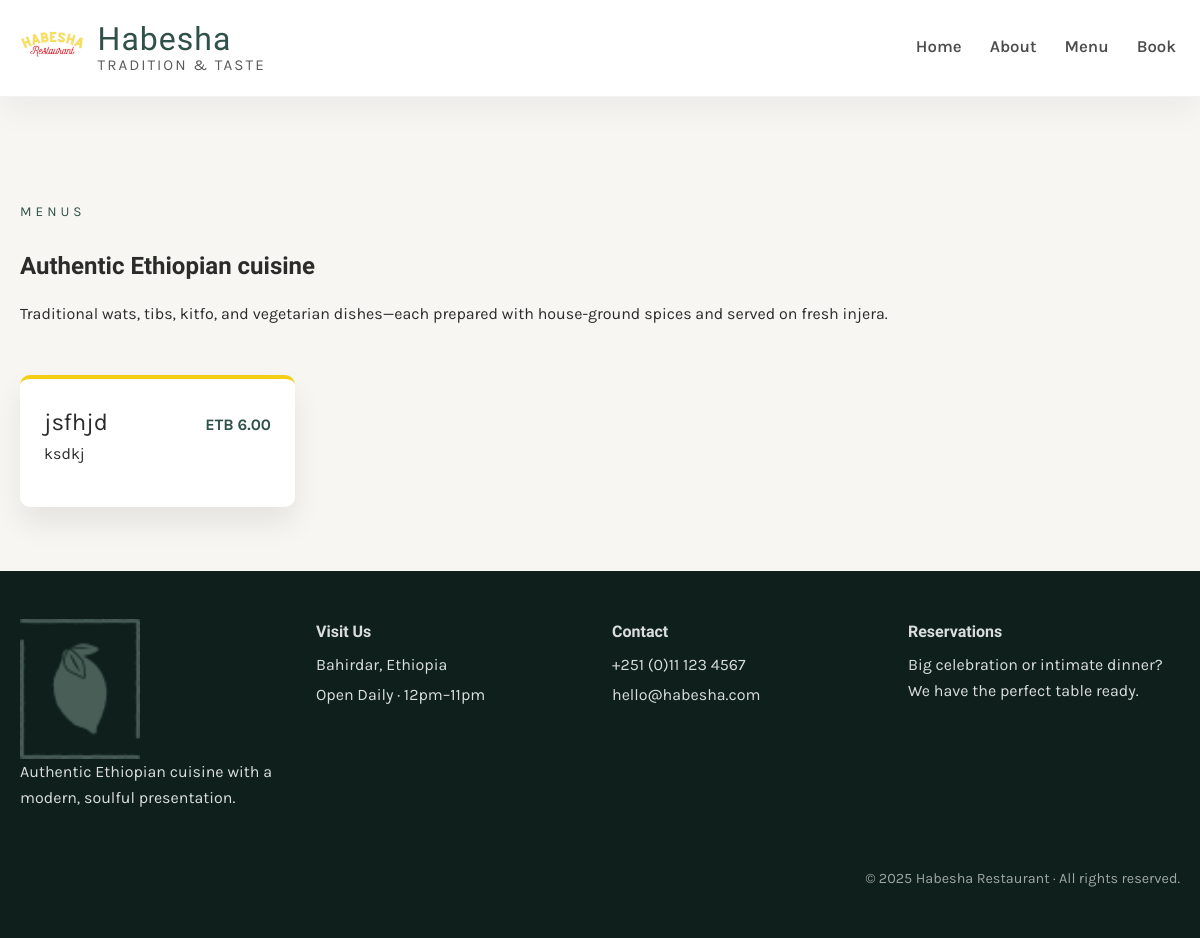
Before: /menu/ with the older database file.
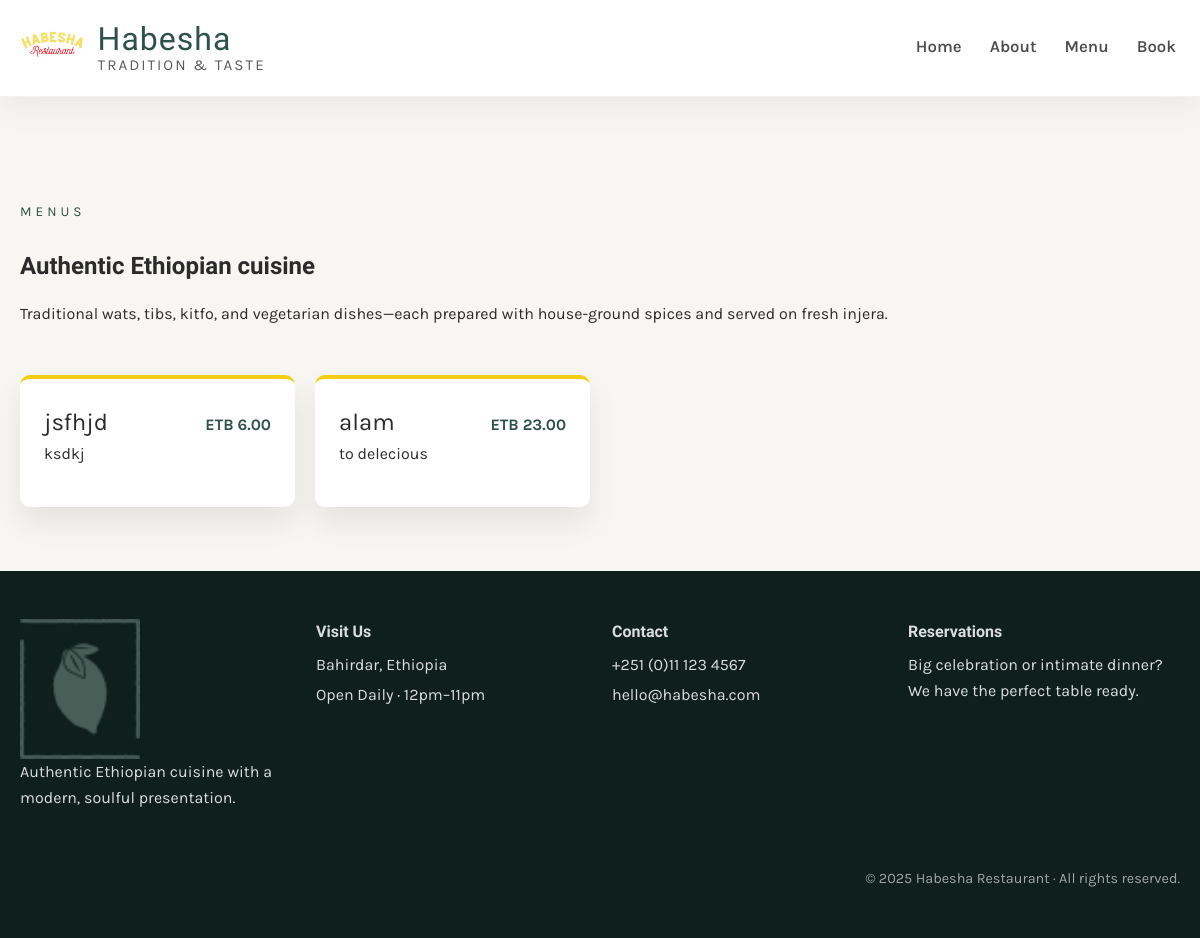
After: the same page with the newer database file.
### restaurant/models.py (models this page shows, shortened)
class Menu(models.Model):
   name=models.CharField(max_length=200)
   Price=models.IntegerField()
   description=models.CharField(max_length=1000,default="")

### restaurant/views.py (the view)
# urls.py: path('menu/', views.menu, name="menu"),
def menu(request):
    context={'menu_items':Menu.objects.all()}
    return render(request, 'menu.html', context)

### restaurant/templates/menu.html
{% extends 'base.html' %}
{% block content %}
<section class="section">
  <div class="section__intro">
    <p class="section__eyebrow">Menus</p>
    <h1>Authentic Ethiopian cuisine</h1>
    <p>Traditional wats, tibs, kitfo, and vegetarian dishes—each prepared with house-ground spices and served on fresh injera.</p>
  </div>
  <div class="menu-list">
    {% for item in menu_items %}
      <article class="menu-card">
        <div class="menu-card__title">
          <a href="{% url 'menu_item' pk=item.pk %}">{{ item.name }}</a>
          <span class="menu-card__price">ETB {{ item.Price|floatformat:2 }}</span>
        </div>
        <p>{{ item.description|default:"Traditional Ethiopian dish prepared with authentic spices and fresh ingredients." }}</p>
      </article>
    {% empty %}
      <p>The menu is being refreshed. Please check back shortly.</p>
    {% endfor %}
  </div>
</section>
{% endblock %}

Changed rows visible on the page:
added Menu: name "alam", Price "23.00", description "to delecious"
